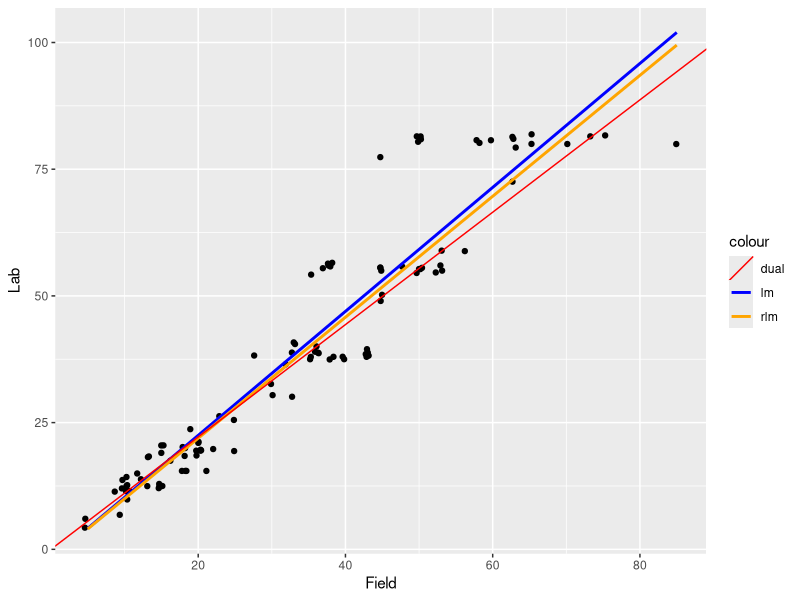
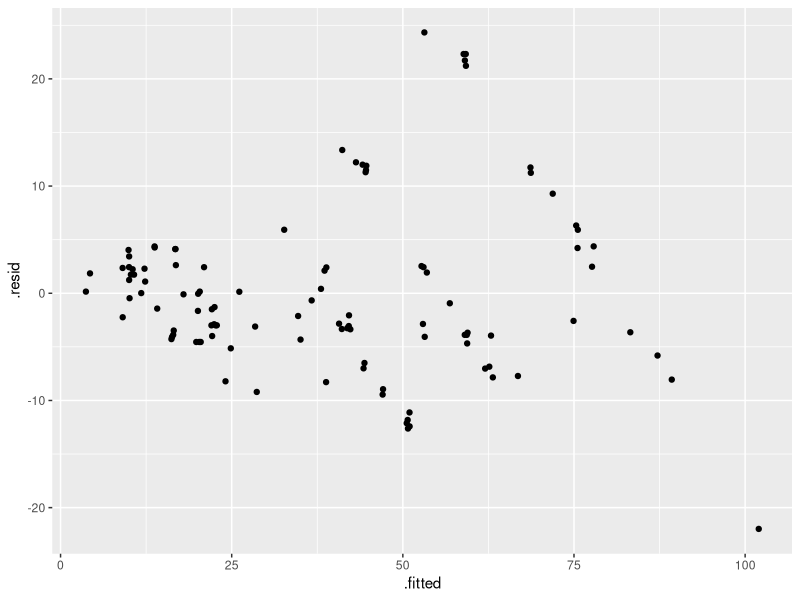
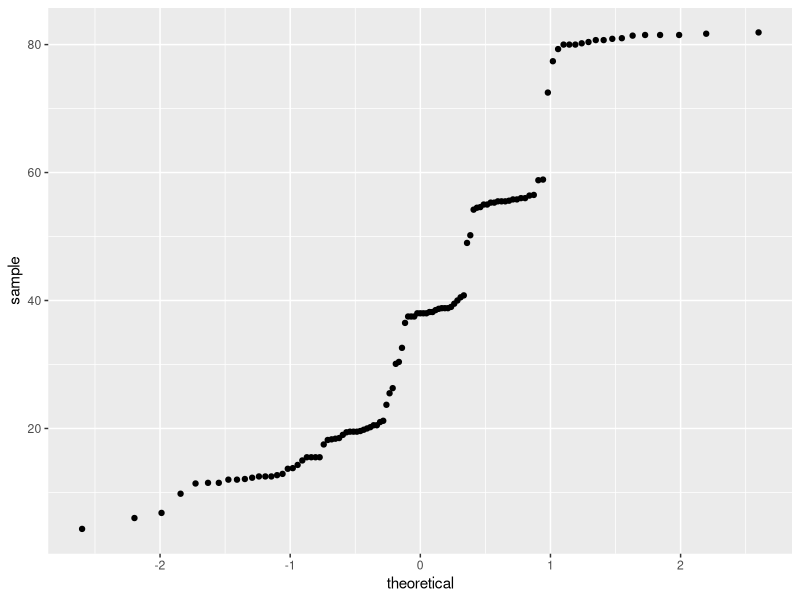

Source code (R) for these figures, in order:
# Alexander Durbin
# STAT5514 Homework 4
# Dual Regression

# library(tidyverse)
# 
# raw <- read.table('data.txt', header = TRUE)
# head(raw)
# 
# lmfit <- lm(Lab ~ Field, data = raw)
# ob0 <- coefficients(lmfit)[1]
# ob1 <- coefficients(lmfit)[2]
# 
# resid <- residuals(lmfit)
# resid2 <- resid^2
# 
# glmfit <- glm(resid2 ~ raw$Field, family = Gamma(link = "log"))
# 
# w = rep(0, nrow(raw))
# 
# for(i in 1:nrow(raw)){
#   
#   w[i] = 1 / exp(ob0 + ob1 * raw$Field[i])
#   
# }
# 
# w <- diag(w)
# 
# raw$Lab <- sqrt(w) * raw$Lab
# raw$Field <- sqrt(w) * raw$Field
# 
# lmfit_new <- lm(Lab ~ Field, data = raw)
# 
# if(all(coefficients(lmfit) - coefficients(lmfit_new)) < 1E-5) print('alex')

# so assuming i am computing this correctly keep wrap this in a while loop 
# after initial estimates old, new


# new start ---------------------------------------------------------------

library(tidyverse)
library(MASS)
library(broom)

raw <- read.table('data.txt', header = TRUE)
y <- raw$Lab
x <- raw$Field

f1 <- lm(y ~ x)
bo <- coefficients(f1)
r2 <- residuals(f1)^2
f2 <- glm(r2 ~ x, family = Gamma(link = 'log'), maxit = 1000)
w = rep(0, nrow(raw))
w <- sapply(x, function(g) return(1 / exp(coefficients(f1)[1] + coefficients(f1)[2] * g)))
y <- sqrt(w) * y
x <- sqrt(w) * x
bn <- coefficients(lm(y ~ x))

while(all(abs(bn - bo) > 1E-5)){
  
  f1 <- lm(y ~ x)
  r2 <- residuals(f1)^2
  f2 <- glm(r2 ~ x, family = Gamma(link = 'log'), maxit = 1000)
  w = rep(0, nrow(raw))
  w <- sapply(x, function(g) return(1 / exp(coefficients(f1)[1] + coefficients(f1)[2] * g)))
  y <- sqrt(w) * y
  x <- sqrt(w) * x
  bo <- coefficients(f1)
  bn <- coefficients(lm(y ~ x))
  
}

bo
bn

ggplot(data = raw) +
  geom_jitter(mapping = aes(x = Field, y = Lab)) +
  geom_smooth(mapping = aes(x = Field, y = Lab, color = 'lm'), method = 'lm', se = FALSE, fullrange = TRUE) +
  geom_smooth(mapping = aes(x = Field, y = Lab, color = 'rlm'), method = 'rlm', se = FALSE, fullrange = TRUE) +
  geom_abline(mapping = aes(color = 'dual', slope = bn[2], intercept = bn[1])) +
  scale_color_manual(values = c('red', 'blue', 'orange'))

mod <- lm(Lab ~ Field, data = raw)
df <- augment(mod)
ggplot(data = df) + 
  geom_jitter(mapping = aes(x = .fitted, y = .resid))

ggplot(data = raw) +
  stat_qq(mapping = aes(sample = Lab))
